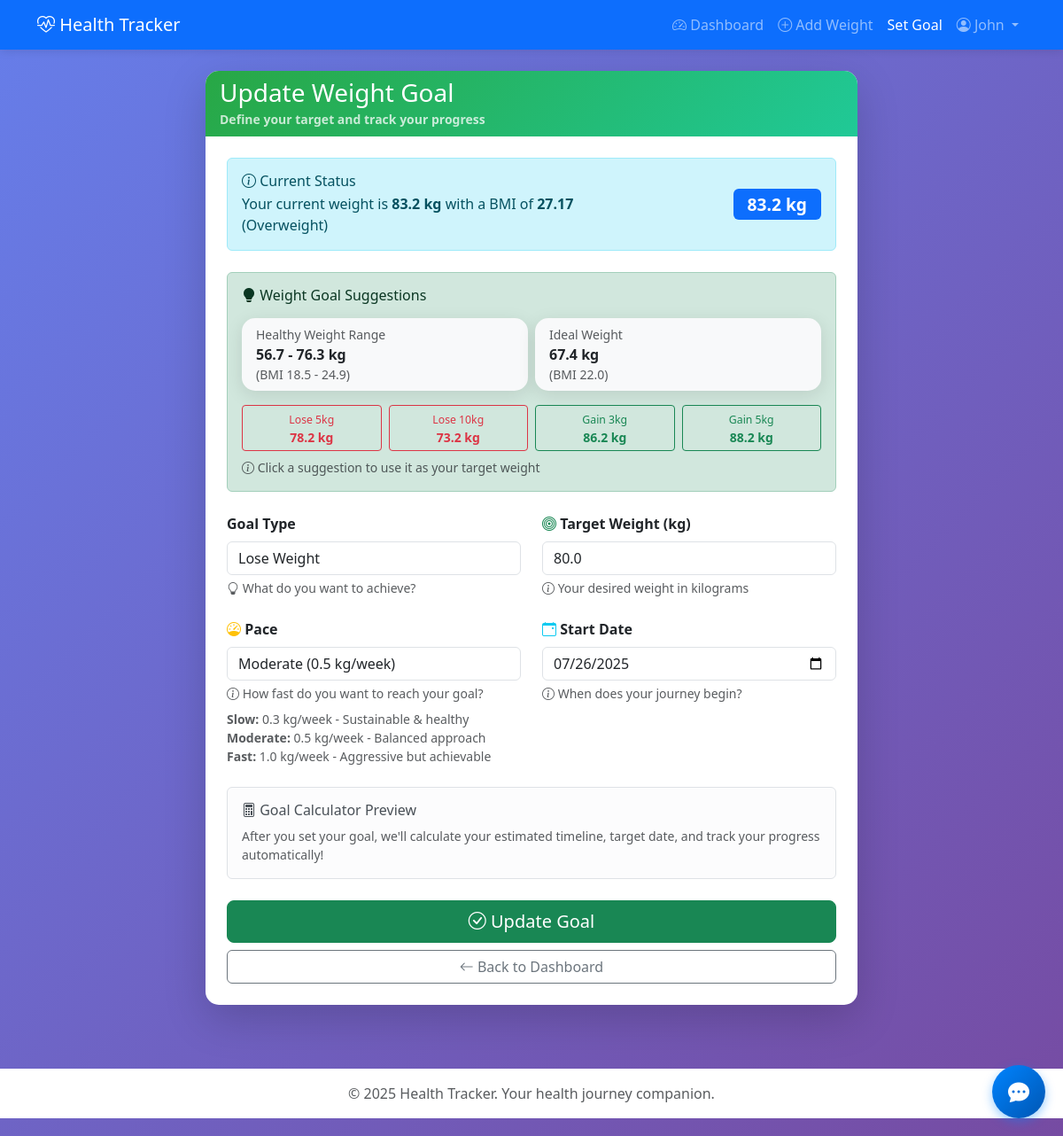
The app's page /accounts/goal/set/ (signed in) with its own data.
### account/models.py (models this page shows, shortened)
class WeightEntry(models.Model):
    user = models.ForeignKey(User, on_delete=models.CASCADE, related_name='weight_entries')
    weight_kg = models.FloatField(
        validators=[MinValueValidator(20), MaxValueValidator(500)],
        help_text="Weight in kilograms"
    )
    recorded_date = models.DateField(default=datetime.now)
    notes = models.TextField(blank=True)
    created_at = models.DateTimeField(auto_now_add=True)
    class Meta:
        ordering = ['-recorded_date', '-created_at']
        verbose_name = "Weight Entry"
        verbose_name_plural = "Weight Entries"
    @property
    def bmi(self):
        if hasattr(self.user, 'profile') and self.user.profile.height_cm:
            height_m = self.user.profile.height_cm / 100
            bmi_value = self.weight_kg / (height_m ** 2)
            return round(bmi_value, 2)
        return None
    @property
    def bmi_category(self):
        bmi = self.bmi
        if bmi is None:
            return "Unknown"
        if bmi < 18.5:
            return "Underweight"
        elif bmi < 25:
            return "Normal weight"
        elif bmi < 30:
            return "Overweight"
        else:
            return "Obese"

class UserProfile(models.Model):
    GENDER_CHOICES = [
        ('M', 'Male'),
        ('F', 'Female'),
        ('O', 'Other'),
    ]
    user = models.OneToOneField(User, on_delete=models.CASCADE, related_name='profile')
    height_cm = models.FloatField(
        validators=[MinValueValidator(50), MaxValueValidator(300)],
        help_text="Height in centimeters"
    )
    date_of_birth = models.DateField(null=True, blank=True)
    gender = models.CharField(max_length=10, choices=GENDER_CHOICES, default='O')
    created_at = models.DateTimeField(auto_now_add=True)
    updated_at = models.DateTimeField(auto_now=True)
    class Meta:
        verbose_name = "User Profile"
        verbose_name_plural = "User Profiles"

class WeightGoal(models.Model):
    GOAL_CHOICES = [
        ('lose', 'Lose Weight'),
        ('gain', 'Gain Weight'),
        ('maintain', 'Maintain Weight'),
    ]
    PACE_CHOICES = [
        ('slow', 'Slow (0.3 kg/week)'),
        ('moderate', 'Moderate (0.5 kg/week)'),
        ('fast', 'Fast (1.0 kg/week)'),
    ]
    user = models.OneToOneField(User, on_delete=models.CASCADE, related_name='weight_goal')
    goal_type = models.CharField(max_length=10, choices=GOAL_CHOICES)
    target_weight_kg = models.FloatField(
        validators=[MinValueValidator(20), MaxValueValidator(500)],
        help_text="Target weight in kilograms"
    )
    pace = models.CharField(max_length=10, choices=PACE_CHOICES, default='moderate')
    start_date = models.DateField(default=datetime.now)
    is_active = models.BooleanField(default=True)
    created_at = models.DateTimeField(auto_now_add=True)
    updated_at = models.DateTimeField(auto_now=True)
    class Meta:
        verbose_name = "Weight Goal"
        verbose_name_plural = "Weight Goals"

### account/views.py (the view)
# urls.py: path('goal/set/', views.set_goal_view, name='set_goal'),
@login_required
def set_goal_view(request):
    try:
        goal = request.user.weight_goal
        is_new = False
    except WeightGoal.DoesNotExist:
        goal = None
        is_new = True
    if request.method == 'POST':
        form = WeightGoalForm(request.POST, instance=goal)
        if form.is_valid():
            weight_goal = form.save(commit=False)
            weight_goal.user = request.user
            weight_goal.save()
            msg = 'Weight goal set successfully!' if is_new else 'Weight goal updated successfully!'
            messages.success(request, msg)
            return redirect('accounts:dashboard')
    else:
        form = WeightGoalForm(instance=goal)
    latest_weight = request.user.weight_entries.first()
    suggestions = None
    if latest_weight and hasattr(request.user, 'profile'):
        profile = request.user.profile
        current_weight = latest_weight.weight_kg
        height_m = profile.height_cm / 100
        current_bmi = current_weight / (height_m ** 2)
        min_healthy_weight = 18.5 * (height_m ** 2)
        max_healthy_weight = 24.9 * (height_m ** 2)
        ideal_weight = 22 * (height_m ** 2)  # Middle of healthy range
        suggestions = {
            'current_weight': round(current_weight, 1),
            'current_bmi': round(current_bmi, 1),
            'min_healthy': round(min_healthy_weight, 1),
            'max_healthy': round(max_healthy_weight, 1),
            'ideal_weight': round(ideal_weight, 1),
            'lose_moderate': round(current_weight - 5, 1),  # Lose 5 kg
            'lose_significant': round(current_weight - 10, 1),  # Lose 10 kg
            'gain_moderate': round(current_weight + 3, 1),  # Gain 3 kg
            'gain_significant': round(current_weight + 5, 1),  # Gain 5 kg
        }
    context = {
        'form': form,
        'is_new': is_new,
        'latest_weight': latest_weight,
        'suggestions': suggestions
    }
    return render(request, 'accounts/set_goal.html', context)

### templates/accounts/set_goal.html (shortened to what this page needs)
{% extends 'base.html' %}
{% block content %}
<div class="row justify-content-center">
    <div class="col-md-10 col-lg-8">
        <div class="card shadow-lg">
            <div class="card-header text-white" style="background: linear-gradient(135deg, #28a745 0%, #20c997 100%);">
                <h3 class="mb-0">
                     {% if is_new %}Set Your Weight Goal{% else %}Update Weight Goal{% endif %}
                </h3>
                <small class="opacity-75">Define your target and track your progress</small>
            </div>
            <div class="card-body p-4">
                {% if latest_weight %}
                <div class="alert alert-info mb-4">
                    <div class="row align-items-center">
                        <div class="col-md-8">
                            <h6 class="mb-1"><i class="bi bi-info-circle"></i> Current Status</h6>
                            <p class="mb-0">Your current weight is <strong>{{ latest_weight.weight_kg|floatformat:1 }} kg</strong>
                            {% if latest_weight.bmi %}with a BMI of <strong>{{ latest_weight.bmi }}</strong> ({{ latest_weight.bmi_category }}){% endif %}</p>
                        </div>
                        <div class="col-md-4 text-md-end mt-2 mt-md-0">
                            <span class="badge bg-primary" style="font-size: 1.2rem; padding: 0.5rem 1rem;">
                                {{ latest_weight.weight_kg|floatformat:1 }} kg
                            </span>
                        </div>
                    </div>
                </div>
                {% endif %}
                {% if suggestions %}
                <div class="alert alert-success mb-4">
                    <h6 class="mb-3"><i class="bi bi-lightbulb-fill"></i> Weight Goal Suggestions</h6>
                    <div class="row g-2 mb-3">
                        <div class="col-md-6">
                            <div class="card bg-light">
                                <div class="card-body py-2">
                                    <small class="text-muted d-block">Healthy Weight Range</small>
                                    <strong>{{ suggestions.min_healthy }} - {{ suggestions.max_healthy }} kg</strong>
                                    <small class="text-muted d-block">(BMI 18.5 - 24.9)</small>
                                </div>
                            </div>
                        </div>
                        <div class="col-md-6">
                            <div class="card bg-light">
                                <div class="card-body py-2">
                                    <small class="text-muted d-block">Ideal Weight</small>
                                    <strong>{{ suggestions.ideal_weight }} kg</strong>
                                    <small class="text-muted d-block">(BMI 22.0)</small>
                                </div>
                            </div>
                        </div>
                    </div>
                    <div class="row g-2">
                        <div class="col-6 col-md-3">
                            <button type="button" class="btn btn-sm btn-outline-danger w-100 goal-suggestion" data-weight="{{ suggestions.lose_moderate }}">
                                <small>Lose 5kg</small><br>
                                <strong>{{ suggestions.lose_moderate }} kg</strong>
                            </button>
                        </div>
                        <div class="col-6 col-md-3">
                            <button type="button" class="btn btn-sm btn-outline-danger w-100 goal-suggestion" data-weight="{{ suggestions.lose_significant }}">
                                <small>Lose 10kg</small><br>
                                <strong>{{ suggestions.lose_significant }} kg</strong>
                            </button>
                        </div>
                        <div class="col-6 col-md-3">
                            <button type="button" class="btn btn-sm btn-outline-success w-100 goal-suggestion" data-weight="{{ suggestions.gain_moderate }}">
                                <small>Gain 3kg</small><br>
                                <strong>{{ suggestions.gain_moderate }} kg</strong>
                            </button>
                        </div>
                        <div class="col-6 col-md-3">
                            <button type="button" class="btn btn-sm btn-outline-success w-100 goal-suggestion" data-weight="{{ suggestions.gain_significant }}">
                                <small>Gain 5kg</small><br>
                                <strong>{{ suggestions.gain_significant }} kg</strong>
                            </button>
                        </div>
                    </div>
                    <small class="text-muted mt-2 d-block"><i class="bi bi-info-circle"></i> Click a suggestion to use it as your target weight</small>
                </div>
                {% endif %}
                <form method="post">
                    <div class="row">
                        <div class="col-md-6 mb-4">
                            <label for="{{ form.goal_type.id_for_label }}" class="form-label fw-bold">
                                 Goal Type
                            </label>
                            {{ form.goal_type }}
                            <div class="form-text">
                                <i class="bi bi-lightbulb"></i> What do you want to achieve?
                            </div>
                        </div>
                        <div class="col-md-6 mb-4">
                            <label for="{{ form.target_weight_kg.id_for_label }}" class="form-label fw-bold">
                                <i class="bi bi-bullseye text-success"></i> Target Weight (kg)
                            </label>
                            {{ form.target_weight_kg }}
                            <div class="form-text">
                                <i class="bi bi-info-circle"></i> Your desired weight in kilograms
                            </div>
                        </div>
                    </div>
                    <div class="row">
                        <div class="col-md-6 mb-4">
                            <label for="{{ form.pace.id_for_label }}" class="form-label fw-bold">
                                <i class="bi bi-speedometer text-warning"></i> Pace
                            </label>
                            {{ form.pace }}
                            <div class="form-text">
                                <i class="bi bi-info-circle"></i> How fast do you want to reach your goal?
                            </div>
                            <div class="mt-2">
                                <small class="text-muted d-block"><strong>Slow:</strong> 0.3 kg/week - Sustainable & healthy</small>
                                <small class="text-muted d-block"><strong>Moderate:</strong> 0.5 kg/week - Balanced approach</small>
                                <small class="text-muted d-block"><strong>Fast:</strong> 1.0 kg/week - Aggressive but achievable</small>
                            </div>
                        </div>
                        <div class="col-md-6 mb-4">
                            <label for="{{ form.start_date.id_for_label }}" class="form-label fw-bold">
                                <i class="bi bi-calendar-event text-info"></i> Start Date
                            </label>
                            {{ form.start_date }}
                            <div class="form-text">
                                <i class="bi bi-info-circle"></i> When does your journey begin?
                            </div>
                        </div>
                    </div>
                    <div class="alert alert-light border">
                        <h6><i class="bi bi-calculator"></i> Goal Calculator Preview</h6>
                        <p class="small mb-0 text-muted">
                            After you set your goal, we'll calculate your estimated timeline, target date, and track your progress automatically!
                        </p>
                    </div>
                    <div class="d-grid gap-2 mt-4">
                        <button type="submit" class="btn btn-success btn-lg">
                            <i class="bi bi-check-circle"></i> {% if is_new %}Set My Goal{% else %}Update Goal{% endif %}
                        </button>
                        <a href="{% url 'accounts:dashboard' %}" class="btn btn-outline-secondary">
                            <i class="bi bi-arrow-left"></i> Back to Dashboard
                        </a>
                    </div>
                </form>
            </div>
        </div>
    </div>
</div>
{% endblock %}

### templates/base.html (shortened to what this page needs)
<!DOCTYPE html>
<html lang="en">
<head>
    {% load static %}
    <link href="https://cdn.jsdelivr.net/npm/bootstrap@5.3.0/dist/css/bootstrap.min.css" rel="stylesheet">
    <link rel="stylesheet" href="https://cdn.jsdelivr.net/npm/bootstrap-icons@1.10.0/font/bootstrap-icons.css">
</head>
<body>
    {% if user.is_authenticated %}
    <nav class="navbar navbar-expand-lg navbar-dark bg-primary sticky-top">
        <div class="container">
            <a class="navbar-brand" href="{% url 'accounts:dashboard' %}">
                <i class="bi bi-heart-pulse"></i> Health Tracker
            </a>
            <div class="collapse navbar-collapse" id="navbarNav">
                <ul class="navbar-nav ms-auto">
                    <li class="nav-item">
                        <a class="nav-link {% if request.resolver_match.url_name == 'dashboard' %}active{% endif %}" href="{% url 'accounts:dashboard' %}">
                            <i class="bi bi-speedometer2"></i> Dashboard
                        </a>
                    </li>
                    <li class="nav-item">
                        <a class="nav-link {% if request.resolver_match.url_name == 'add_weight' %}active{% endif %}" href="{% url 'accounts:add_weight' %}">
                            <i class="bi bi-plus-circle"></i> Add Weight
                        </a>
                    </li>
                    <li class="nav-item">
                        <a class="nav-link {% if request.resolver_match.url_name == 'set_goal' %}active{% endif %}" href="{% url 'accounts:set_goal' %}">
                             Set Goal
                        </a>
                    </li>
                    <li class="nav-item dropdown">
                        <a class="nav-link dropdown-toggle" href="#" id="userDropdown" role="button" data-bs-toggle="dropdown">
                            <i class="bi bi-person-circle"></i> {% if user.first_name %}{{ user.first_name }}{% else %}{{ user.username }}{% endif %}
                        </a>
                    </li>
                </ul>
            </div>
        </div>
    </nav>
    {% endif %}
    <main class="py-4">
        <div class="container">
            {% block content %}{% endblock %}
        </div>
    </main>
    <footer class="bg-white text-center text-muted py-3 mt-5">
        <div class="container">
            <p class="mb-0">&copy; 2025 Health Tracker. Your health journey companion.</p>
        </div>
    </footer>
    {% if user.is_authenticated %}
    <div class="chat-widget-container">
        <button class="chat-toggle-btn" id="chatToggleBtn" title="Chat with AI Assistant">
            <i class="bi bi-chat-dots-fill"></i>
        </button>
    </div>
    {% endif %}
</body>
</html>

### records on screen
WeightEntry: weight_kg "83.2", bmi "27.17", bmi_category "Overweight"
WeightGoal: goal_type "Lose Weight", target_weight_kg "80.0", pace "Moderate (0.5 kg/week)", start_date "07/26/2025"

### other values on screen
{{ user.first_name }} "John"
{{ suggestions.min_healthy }} "56.7"
{{ suggestions.max_healthy }} "76.3"
{{ suggestions.ideal_weight }} "67.4"
{{ suggestions.lose_moderate }} "78.2"
{{ suggestions.lose_significant }} "73.2"
{{ suggestions.gain_moderate }} "86.2"
{{ suggestions.gain_significant }} "88.2"
